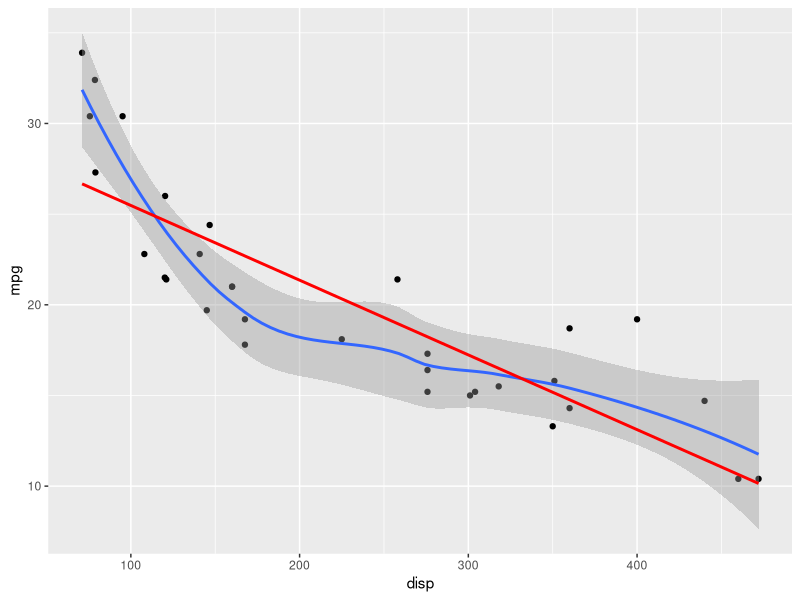
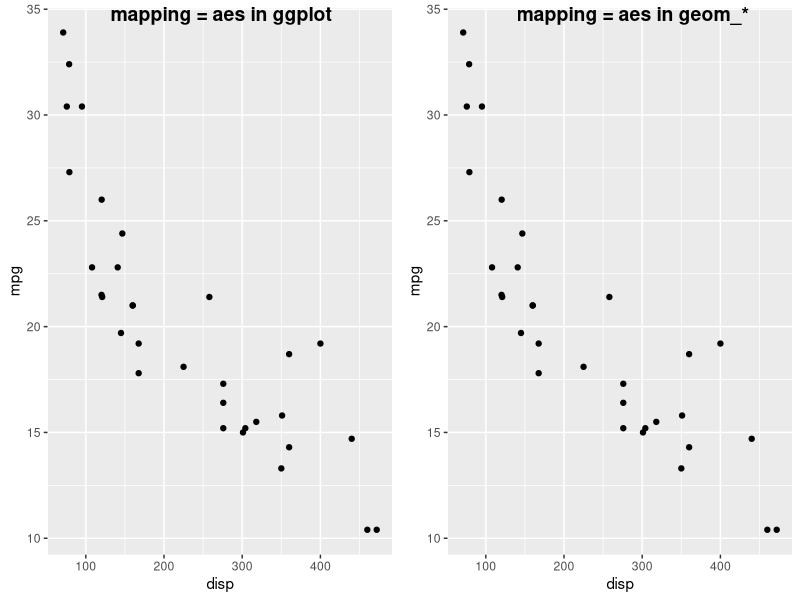
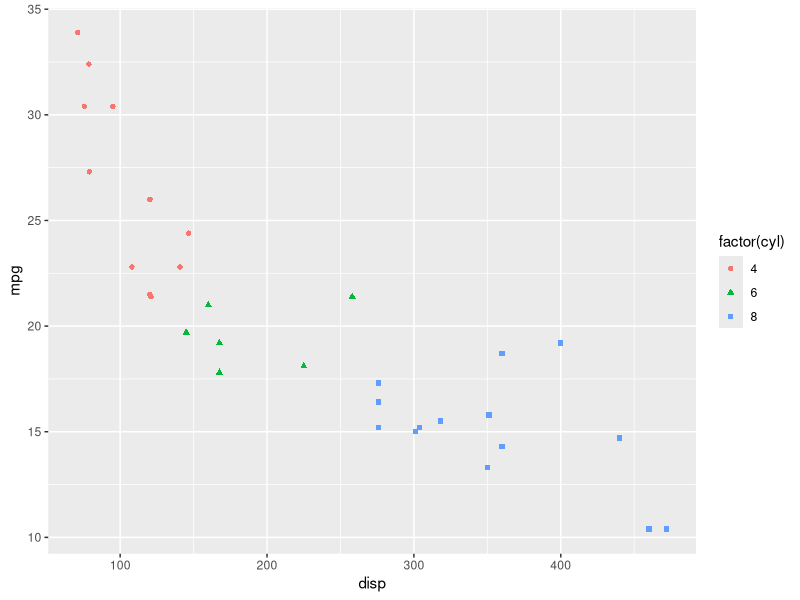

Generate these figures, in order, with R:
## ---- chunk 1
#| label: setup
#| echo: false
#| output: false
#| message: false
library(tidyverse)
library(ggpubr)
## ---- chunk 2
ggplot(
  data = mtcars, 
  mapping = aes(x = disp, y = mpg)
  ) + 
  geom_point() +
  geom_smooth(level = 0.99) +
  geom_smooth(method = "lm", 
              colour = "red", 
              se = FALSE)
## ---- chunk 3
gg1 <-   ggplot(data = mtcars, mapping = aes(x = disp, y = mpg)) +
  geom_point()
## ---- chunk 4
gg2 <-   ggplot(data = mtcars) +
  geom_point(mapping = aes(x = disp, y = mpg))
## ---- chunk 5
ggarrange(gg1, gg2, 
          labels = c(
            "mapping = aes in ggplot", 
            "mapping = aes in geom_*"
            ),
          nrow = 1)
## ---- chunk 6
ggplot() + 
  geom_point(
    mapping = aes(x = disp, y = mpg,
                  shape = factor(cyl),
                  colour = factor(cyl)
                  ),
    data = mtcars
  )
